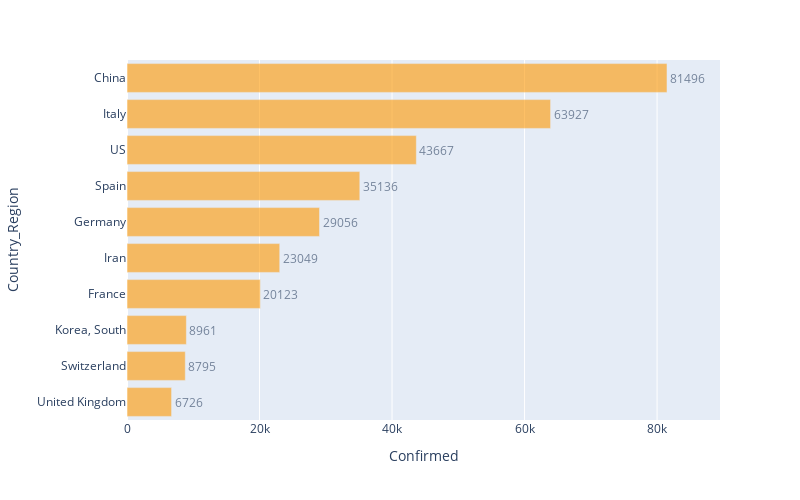

The notebook cell this image was saved under:
### Markdown cell above
### Confirmés

### Code cell
top10Confirmed = px.bar(classement.sort_values('Confirmed', ascending=False).head(10).sort_values('Confirmed', ascending=True), 
             x="Confirmed", y="Country_Region", text='Confirmed', orientation='h', 
             width=800, height=500, range_x = [0, max(classement['Confirmed'])+8000])
top10Confirmed.update_traces(marker_color=colorYellow, opacity=0.6, textposition='outside')
iplot(top10Confirmed)

### Figure 1 — Plotly figure (JSON) as saved in the notebook; plotly's stock layout.template omitted (floating-point values rounded to 4 significant figures)
{"data": [{"alignmentgroup": "True", "hoverlabel": {"namelength": 0}, "hovertemplate": "Confirmed=%{text}<br>Country_Region=%{y}", "legendgroup": "", "marker": {"color": "#fe9801"}, "name": "", "offsetgroup": "", "opacity": 0.6, "orientation": "h", "showlegend": false, "text": [6726, 8795, 8961, 20123, 23049, 29056, 35136, 43667, 63927, 81496], "textposition": "outside", "type": "bar", "x": [6726, 8795, 8961, 20123, 23049, 29056, 35136, 43667, 63927, 81496], "xaxis": "x", "y": ["United Kingdom", "Switzerland", "Korea, South", "France", "Iran", "Germany", "Spain", "US", "Italy", "China"], "yaxis": "y"}], "layout": {"barmode": "relative", "height": 500, "legend": {"tracegroupgap": 0}, "margin": {"t": 60}, "width": 800, "xaxis": {"anchor": "y", "domain": [0, 1], "range": [0, 89496], "title": {"text": "Confirmed"}}, "yaxis": {"anchor": "x", "domain": [0, 1], "title": {"text": "Country_Region"}}}}
